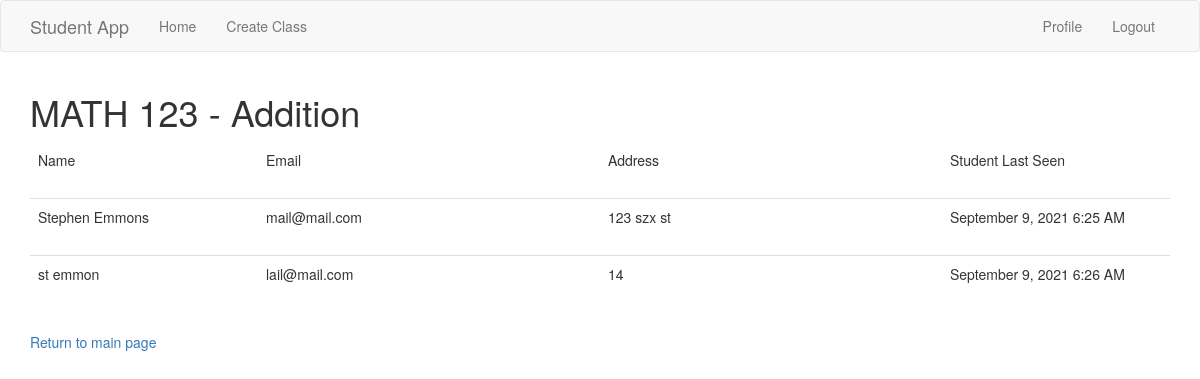
The app's page /roster/1 (signed in) with its own data.
### app/model/models.py (models this page shows, shortened)
class Class(db.Model):
    id = db.Column(db.Integer, primary_key = True)
    coursenum = db.Column(db.String(3))
    title = db.Column(db.String(150))
    major = db.Column(db.String(20), db.ForeignKey('major.name'))
    roster = db.relationship('Enrolled', back_populates='classenrolled')

class Student(UserMixin, db.Model):
    id = db.Column(db.Integer, primary_key = True)
    username = db.Column(db.String(64), unique=True, index=True)
    password_hash = db.Column(db.String(128))
    firstname = db.Column(db.String(100))
    lastname = db.Column(db.String(100))
    address = db.Column(db.String(200))
    email = db.Column(db.String(120), unique=True, index=True)
    last_seen = db.Column(db.DateTime, default=datetime.utcnow)
    classes = db.relationship('Enrolled', back_populates = 'studentenrolled')
    studentmajors = db.relationship('StudentMajor', back_populates='_student')

### app/controller/routes.py (the view)
@routes_blueprint.route('/roster/<classid>', methods = {'GET'})
@login_required
def roster(classid):
    pclass = Class.query.filter_by(id = classid).first()
    return render_template('roster.html', title="Class Roster", current_class=pclass)

### app/model/models.py (called while the page is built)
@login.user_loader
def load_user(id):
    return Student.query.get(int(id))

### studentApp.py (called while the page is built)
@app.before_request
def before_request():
    if current_user.is_authenticated:
        current_user.last_seen = datetime.utcnow()
        db.session.add(current_user)
        db.session.commit()

### app/view/templates/roster.html
{% extends "base.html" %}
{% block app_content %}
<h1> {{current_class.major}} {{current_class.coursenum}} - {{current_class.title}} </h1>
<table class="table table-hover">
    <thead>
    <tr valign = "bottom">
        <td width="20%"> Name </td>
        <td width="30%"> Email </td>
        <td width="30%"> Address</td>
        <td width="20%"> Student Last Seen </td>
    </tr>
    </thead>
</table>
{% for enrollment in current_class.roster %}
    {% set student = enrollment.studentenrolled %}
    {% include '_student.html' %}
{% endfor %}
<br>
<a href="{{url_for('routes.index')}}" class="button"> Return to main page </a>
{% endblock %}

### app/view/templates/base.html (shortened to what this page needs)
{% extends 'bootstrap/base.html' %}
{% import 'bootstrap/wtf.html' as wtf %}
{% block navbar %}
    <nav class="navbar navbar-default">
        <div class="container">
            <div class="navbar-header">
                <a class="navbar-brand" href="{{ url_for('routes.index') }}">Student App</a>
            </div>
            <div class="collapse navbar-collapse" id="bs-example-navbar-collapse-1">
                <ul class="nav navbar-nav">
                    <li><a href="{{ url_for('routes.index') }}"> Home </a></li>
                    <li><a href="{{ url_for('routes.createclass') }}"> Create Class </a></li>
                </ul>
                <ul class="nav navbar-nav navbar-right">
                    {% if current_user.is_anonymous %}
                    <li><a href="{{ url_for('auth.login') }}">Login</a></li>
                    {% else %}
                    <li><a href="{{ url_for('routes.display_profile') }}">Profile</a></li>
                    <li><a href="{{ url_for('auth.logout') }}">Logout</a></li>
                    {% endif %}
                </ul>
            </div>
        </div>
    </nav>
{% endblock %}
{% block content %}
    <div class="container">
        {% block app_content %}{% endblock %}
    </div>
{% endblock %}

### app/view/templates/_student.html
<table class="table table-hover">
    <tr valign="middle">
        <td width="20%"> {{student.firstname}} {{student.lastname}} </td>
        <td width="30%"> {{student.email}} </td>
        <td width="30%"> {{student.address}} </td>
        <td width="20%"> {{moment(student.last_seen).format('LLL')}} </td>
    </tr>
</table>

### records on screen
Class: major "MATH", coursenum "123", title "Addition"
Student: firstname "Stephen", lastname "Emmons", email "mail@mail.com", address "123 szx st", last_seen "September 9, 2021 6:25 AM"
Student: firstname "st", lastname "emmon", email "lail@mail.com", address "14", last_seen "September 9, 2021 6:26 AM"
